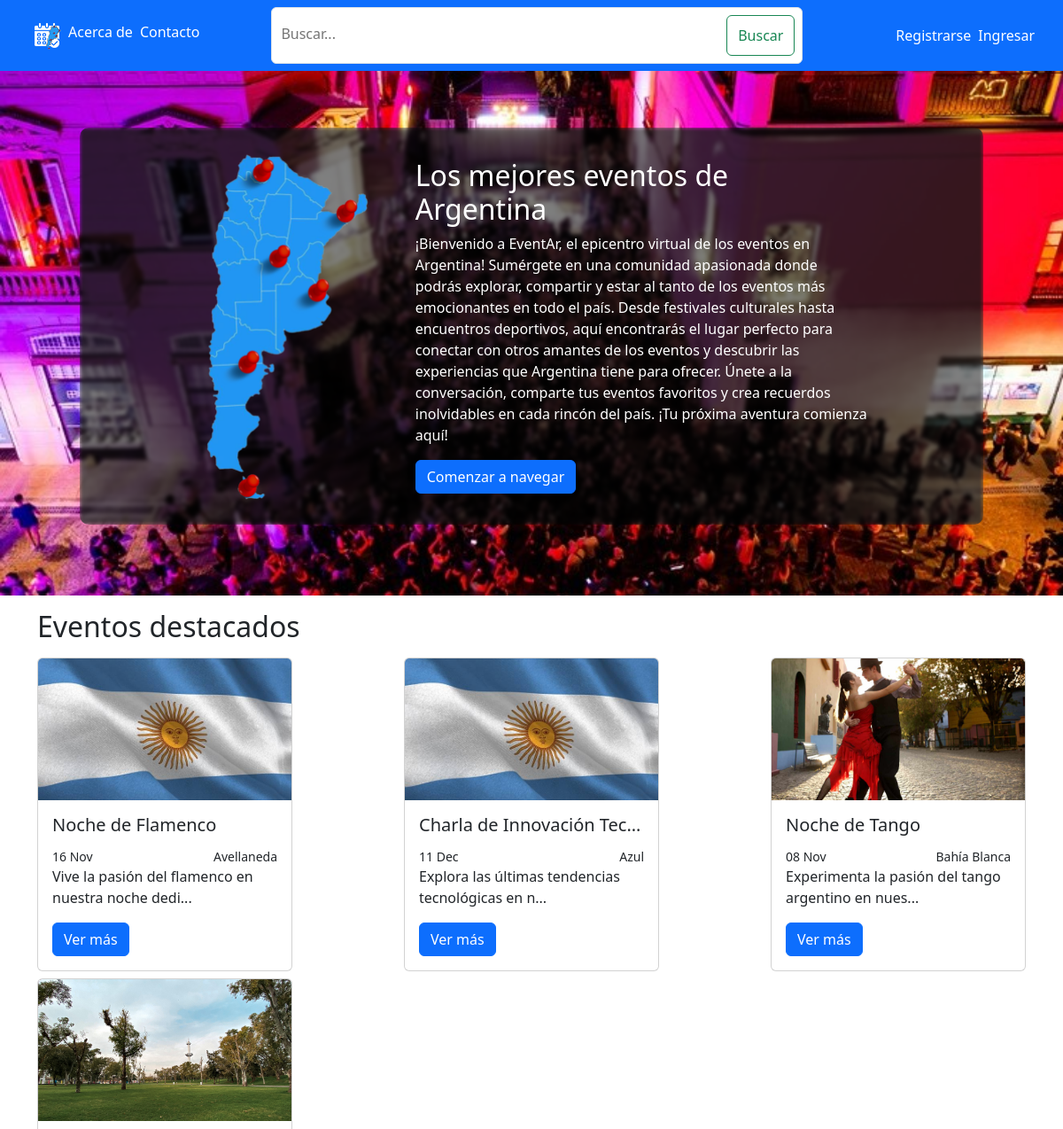
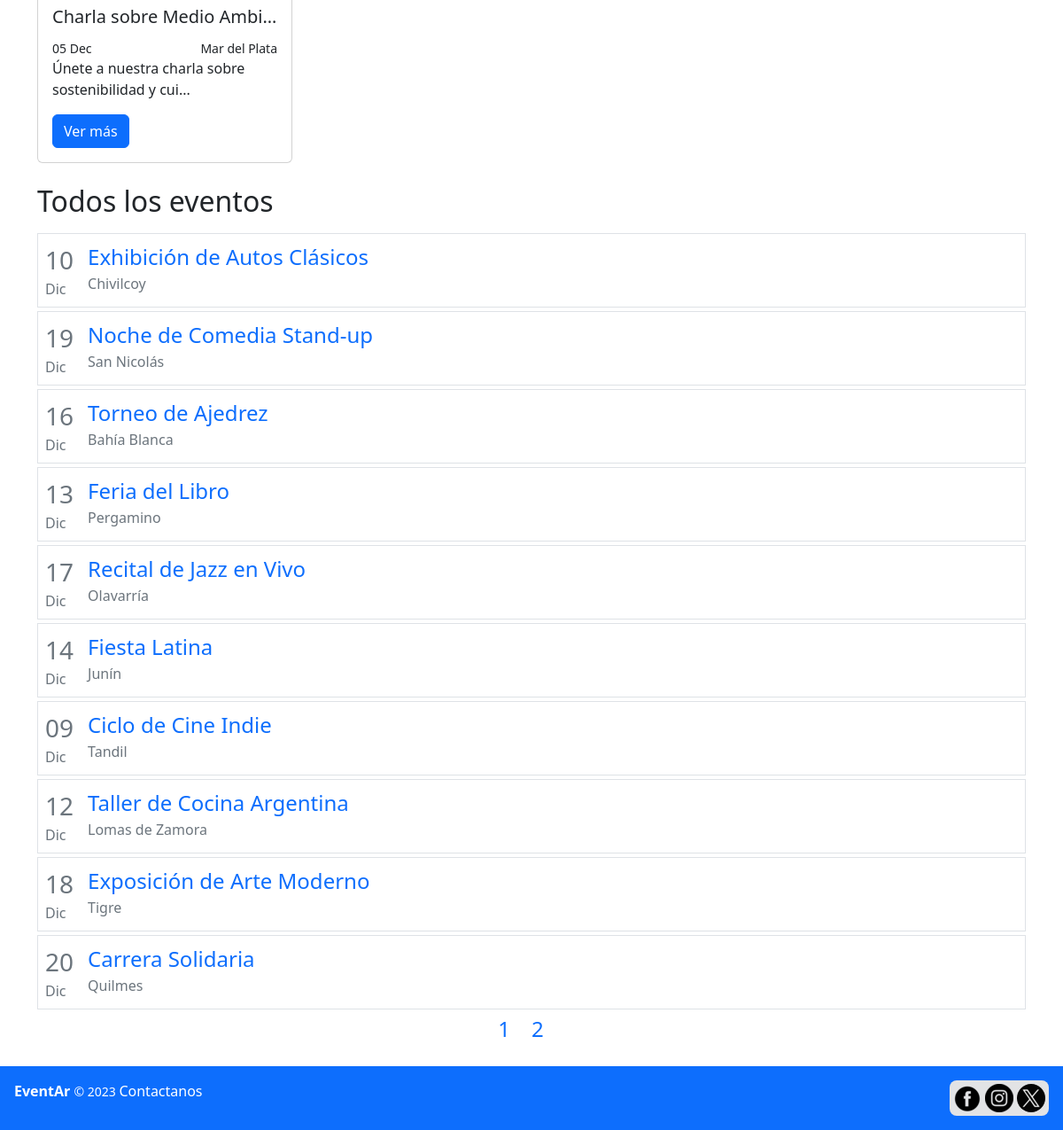
The app's page /public/home.php?page_number=1 with its own data (2 pictures, top to bottom).
### tables this page shows
CREATE TABLE IF NOT EXISTS `publicacion` (
  `id_publicacion` INT NOT NULL AUTO_INCREMENT,
  `title` VARCHAR(45) NOT NULL,
  `desc` TEXT NOT NULL,
  `img_path` VARCHAR(100) NULL,
  `fecha_post` DATETIME NOT NULL,
  `fecha_evento` DATE NOT NULL,
  `inicio` TIME NOT NULL,
  `fin` TIME NOT NULL,
  `id_user` INT NOT NULL,
  `id_localidad` INT NOT NULL,
  PRIMARY KEY (`id_publicacion`),
  CONSTRAINT `fk_publicacion_user1`
    FOREIGN KEY (`id_user`)
    REFERENCES `user` (`id_user`)
    ON DELETE NO ACTION
    ON UPDATE NO ACTION,
  CONSTRAINT `fk_publicacion_localidad1`
    FOREIGN KEY (`id_localidad`)
    REFERENCES `localidad` (`id_localidad`)
    ON DELETE NO ACTION
    ON UPDATE NO ACTION);

CREATE TABLE IF NOT EXISTS `localidad` (
  `id_localidad` INT NOT NULL AUTO_INCREMENT,
  `nombre` VARCHAR(45) NOT NULL,
  PRIMARY KEY (`id_localidad`));

### scripts/clases/publicacion.php (called while the page is built, shortened)
<?php
    require_once 'user.php';
    require_once 'localidad.php';
    class publicacion{
        private $id;
        private $img_path;
        function __construct($arr){
            $this->id = $arr['id_publicacion'];
            $this->title = $arr['title'];
            $this->desc = $arr['desc'];
            $this->id_localidad = $arr['id_localidad'];
            $this->fecha_evento = $arr['fecha_evento'];
            $this->img_path = $arr['img_path'];
            global $bd;
            $user_res = $bd-> query("SELECT * FROM user WHERE id_user = ".$arr['id_user']);
            $user_arr = $user_res -> fetch_assoc();
            $user = new user($user_arr);
            $this-> localidad = localidad::get_nombre($this->id_localidad);
        }
        public function get_id(){
            return $this->id;
        }
        public function get_img_path(){
            return $this->img_path;
        }
    }
?>

### scripts/clases/user.php (called while the page is built, shortened)
<?php
    require_once 'localidad.php';
    class user{
        function __construct($arr){
            $this->id_localidad = $arr['id_localidad'];
            $this-> localidad = localidad::get_nombre($this->id_localidad);
        }
    }
?>

### scripts/clases/localidad.php (called while the page is built, shortened)
<?php
    require_once '../scripts/bd_con.php';
    class localidad{
        public static function get_nombre($id){
            global $bd;
            $res = $bd->query("SELECT nombre from localidad WHERE id_localidad = $id");
            $res = $res->fetch_assoc();
            return $res["nombre"];
        }
    }
?>

### scripts/clases/uri.php (called while the page is built, shortened)
<?php
class uri
{
    private $file;
    public $uri;
    public $parameters;
    function __construct($uri)
    {
        $this->uri = $uri;
        $this->get = str_contains($uri, "?");
        if ($this->get) {
            $uri_arr = explode("?", $uri);
            $this->file = $uri_arr[0];
            $parameters = explode("&", $uri_arr[1]);
            foreach ($parameters as $par) {
                $split = explode("=", $par);
                $this->parameters[$split[0]] = $split[1];
            }
        }
    }
    public function updatePar($par, $val)
    {
        if (isset($this->parameters[$par])) {
            $new_uri =  $this->file . "?";
            $this->parameters[$par] = $val;
            $keys = array_keys($this->parameters);
            foreach ($keys as $k) {
                $par = $k . '=' . $this->parameters[$k];
                $new_uri = $new_uri . $par . "&";
            }
            $new_uri = substr($new_uri, 0, -1);
            $this->uri = $new_uri;
            return $this->uri;
        } else {
            $this->appendPar($par, $val);
            return $this->uri;
        }
    }
}

### public/home.php (the view, shortened to what this page needs)
<?php
require_once '../scripts/clases/user.php';
require_once '../scripts/clases/publicacion.php';
require_once '../scripts/clases/uri.php';
?>
<!DOCTYPE html>
<html lang="es">
<head>
    <link href="https://cdn.jsdelivr.net/npm/bootstrap@5.3.0/dist/css/bootstrap.min.css" rel="stylesheet">
    <link rel="stylesheet" href="../css/styles.css?v=<?php echo time(); ?>">
</head>
<body>
    <nav class="navbar navbar-expand-lg navbar-dark bg-primary justify-content-between" id='navbar'>
        <ul class='nav-desk'>
            <li><a href="home.php"><img src="./img/icon/icon-sm.png" alt="Ir al inicio"></a></li>
            <li><a href="acerca.php">Acerca de</a></li>
            <li><a href="contacto.php">Contacto</a></li>
        </ul>
        <form class="d-flex justify-content-between border rounded p-2 bg-white nav-desk" method='GET' action='home.php'>
            <input class="d-inline" type="search" name='search' placeholder="Buscar..." aria-label="Buscar" id='search-bar'>
            <button class="btn btn-outline-success my-sm-0 d-inline" type="submit">Buscar</button>
        </form>
        <?php
        if ($_SESSION["logged"]) {
            $id_user = $_SESSION["user"]->get_id();
            $username = $_SESSION["user"]->username;
            if ($_SESSION["user"]->get_img_path()) {
                $img_path = $_SESSION["user"]->get_img_path();
            } else {
                $img_path = '../public/img/icon/user.png';
            }
            echo "<div class='user-menu me-4 nav-desk'>
                    <div class='user-info' onclick='toggleMenu(event)' id='menu-div'>
                        <img src='$img_path' alt='User Avatar' id='user-avatar' class='avatar d-inline-block' >
                        <p id='my-account-text' class='my-account-text d-inline-block text-white fw-semibold ms-2'>$username</p>
                    </div>
                    <ul id='menu-list' class='me-4'>
                        <li><a class='btn btn-secondary w-100' href='cuenta.php?id_user=$id_user' role='button'>Perfil</a></li>
                        <li><a class='btn btn-secondary w-100' href='home.php?filter=mis_pubs#all_events' role='button'>Mis publicaciones</a></li>
                        <li><a class='btn btn-secondary w-100' href='modificar_cuenta.php' role='button'>Configuración</a></li>";
                        if($_SESSION['user']->get_mod()){
                            echo"
                                <li><a class='btn btn-warning w-100' href='user_list.php' role='button'>Listado de usuarios</a></li>";
                        }
                        echo"
                        <li><a class='btn btn-danger w-100' href='../scripts/validate.php?origin=logout' role='button'>Salir</a></li>
                    </ul>
                </div>";
        } else
        {
            echo "<ul class='nav-desk me-4'>";
            echo    "<li><a href='registro.php'>Registrarse</a></li>";
            echo    "<li><a href='login.php'>Ingresar</a></li>";
            echo "</ul>";
        }
        ?>
    </nav>
    <header id='header'>
        <div class='me-auto ms-auto pb-4 pt-4 justify-content-center align-items-center' id='header-comp'>
            <img src="./img/icon/icon-xl.png" class='me-2' alt="Mapa de Argentina" height='400'>
            <div id='header-text'>
                <h2>Los mejores eventos de Argentina</h2>
                <p>
                    ¡Bienvenido a EventAr, el epicentro virtual de los eventos en Argentina! Sumérgete en una comunidad apasionada donde podrás explorar, compartir y estar al tanto de los eventos más emocionantes en todo el país. Desde festivales culturales hasta encuentros deportivos, aquí encontrarás el lugar perfecto para conectar con otros amantes de los eventos y descubrir las experiencias que Argentina tiene para ofrecer. Únete a la conversación, comparte tus eventos favoritos y crea recuerdos inolvidables en cada rincón del país. ¡Tu próxima aventura comienza aquí!
                </p>
                <a href="#all_events" class='btn btn-primary'>Comenzar a navegar</a>
            </div>
        </div>
    </header>
    <section class='container-md me-auto ms-auto'>
        <h2 class='mb-2'>Eventos destacados</h2>
        <div class='d-flex justify-content-between mt-3 mb-3 flex-wrap'>
        <?php
            $last_pubs = $bd->query("SELECT * FROM publicacion ORDER BY fecha_post DESC LIMIT 4");
            $last_pubs = $last_pubs->fetch_all(MYSQLI_ASSOC);
            foreach($last_pubs as $pub){
                $pub_card = new publicacion($pub);
                if($pub_card->get_img_path() != null){
                    $img = $pub_card->get_img_path();
                }
                else{
                    $img = '../public/img/publicacion/bandera.jpg';
                }
                echo
                "<div class='card mb-2' style='max-width: 18rem;'>
                <a href='publicacion.php?id=".$pub_card->get_id()."'>
                    <img src='$img' class='card-img-top' alt='".$pub_card->title."'>
                </a>
                <div class='card-body'>
                    <h5 class='card-title'>".$pub_card->title."</h5>
                    <div class='d-flex justify-content-between'>
                        <small class='m-0'>". date_format(date_create($pub_card-> fecha_evento),"d M")." </small>
                        <small class='m-0'>".$pub_card->localidad ." </small>
                    </div>
                        <p class='card-text m-h-48px'>".substr($pub_card->desc,0,50); if(strlen($pub_card->desc)>50){echo "...";}
                        echo "</p>
                        <a href='publicacion.php?id=".$pub_card->get_id()."' class='btn btn-primary' >Ver más</a>
                    </div>
                </div>";
            }
            ?>
        </div>
        <h2 class='mb-3' id='all_events'>Todos los eventos</h2>
        <?php
        if (isset($_GET['page_number'])) {
            $page = $_GET["page_number"];
        } else {
            $page = 0;
        }
        if (isset($_GET['filter']) && isset($_GET['search'])) {
            if ($_GET['filter'] == 'mis_pubs') {
                $id_user = $_SESSION["user"]->get_id();
                $search_val = $_GET['search'];
                $query = "SELECT * FROM publicacion WHERE id_user = $id_user AND (publicacion.desc LIKE '%$search_val%' OR publicacion.title LIKE '%$search_val%') ORDER BY fecha_post DESC;";
            }
        } else if (isset($_GET['filter'])) {
            if ($_GET['filter'] == 'mis_pubs') {
                $id_user = $_SESSION["user"]->get_id();
                $query = "SELECT * FROM publicacion WHERE id_user = $id_user ORDER BY fecha_post DESC;";
            }
        } else if (isset($_GET['search'])) {
            $search_val = $_GET['search'];
            $query = "SELECT * FROM publicacion WHERE publicacion.desc LIKE '%$search_val%' OR publicacion.title LIKE '%$search_val%';";
        } else {
            $query = "SELECT * FROM publicacion ORDER BY fecha_post DESC;";
        }
        $res = $bd->query($query);
        if (!$res) {
            echo "<div class='w-100 p-2 mt-1 mb-1'>";
            echo "No hay publicaciones para mostrar";
            echo "</div>";
        } else {
            $pubs = $res->fetch_all(MYSQLI_ASSOC);
            $pages = count($pubs) / 10;
            $pages = ceil($pages);
            if (($page - 2) < 0) {
                $min_page = 0;
            } else {
                $min_page = $page - 2;
            }
            if (($page + 2) > $pages) {
                $max_page = $pages;
            } else {
                $max_page = $page + 2;
            }
            $pubs = array_slice($pubs, $page * 10, 10);
            foreach ($pubs as $pub) {
                $pub_obj = new publicacion($pub);
                $pub_id = $pub_obj->get_id();
                $fecha = date_create($pub_obj->fecha_evento);
                $dia = IntlDateFormatter::formatObject($fecha,"dd",'es');
                $mes = ucfirst(IntlDateFormatter::formatObject($fecha,"MMM",'es'));
                $lugar = $pub_obj->localidad;
                echo "<div class='border w-100 d-flex justify-content-between p-2 mt-1 mb-1'>";
                echo "<div class='me-3 text-secondary mt-0 mb-0'>
                    <p class='fs-3 m-0'>$dia</p>
                    <p class='m-0'>$mes</p>
                ";
                echo "</div>";
                echo "<div class='d-inline-block w-100'>";
                echo "<a href='publicacion.php?id=" . $pub_id . "' class='d-inline-block w-100 mt-auto mb-auto fs-4' >" . $pub_obj->title . "</a>";
                echo "
                      <p class='m-0 text-secondary'>
                      $lugar
                      </p>
                      </div>";
                echo "</div>";
            }
            echo "<p class='text-center fs-4 fw-semibold'>";
            $sv_uri = $_SERVER['REQUEST_URI'];
            for ($p = 0; $p < $pages; $p++) {
                $uri = new uri($sv_uri);
                $page_uri = $uri->updatePar('page_number', $p);
                if ($p == 0 || (($min_page <= $p) && ($max_page >= $p)) || ($p + 1) == $pages) {
                    echo "<a href='$page_uri#all_events' class='text-decoration-none me-4 d-inline-block' >";
                    echo ($p + 1) . "";
                    echo "</a>";
                }
            }
            echo "</p>";
        }
        ?>
    </section>
    <footer id='web-footer'>
        <p>
            <strong>
                EventAr
            </strong>
            <small>
            &#169 2023
            </small>
            <a href="contacto.php" class='text-white'>Contactanos</a>
        </p>
        <div class='bg-secondary-subtle rounded-3 p-1'>
            <a href="https:\\www.facebook.com\eventar" target="_blank"><img src="./img/icon/fb.png" alt="Visita nuestra página en Facebook" width="32" height="32"></a>
            <a href="https:\\www.instagram.com\eventar" target="_blank"><img src="./img/icon/ins.png" alt="Visita nuestra página en Instagram" width="32" height="32"></a>
            <a href="https:\\www.twitter.com\eventar" target="_blank"><img class='mega-rounded' src="./img/icon/x.png" alt="Visita nuestra página en X" width="32" height="32"></a>
        </div>
    </footer>
</body>
</html>

### css/styles.css (style rules this page uses)
html, body { min-height: 80vh; position:relative; }
#navbar { margin-bottom: 1rem; position: fixed; width: 100vw; z-index: 999; top:0; }
#navbar a { color:white; text-decoration: none; }
nav ul { list-style: none; display: flex; margin: 5px; }
#navbar li { margin-right: 8px; }
form label, form input { display: block; margin-bottom: 4px; width: 100%; }
.m-h-48px { min-height: 48px; }
#search-bar { border: none; outline: none; }
a { text-decoration: none; font-weight: 525; }
#navbar form { width: 20rem; height: 4rem; }
#header { background-image: url("../public/img/fondo.jpeg"); background-size: cover; background-repeat: none; background-position: center center; padding-top:10rem; padding-bottom:5rem; position: relative; top:-1rem; color: white; }
#header-comp { backdrop-filter: brightness(50%) saturate(25%) blur(2px); border-radius: 10px; width: 85%; display: flex; }
#header-text { width: 50%; margin-left:2rem; }
#web-footer { background-color: #0d6efd; display: flex; justify-content: space-between; padding: 1rem; color: white; position: absolute; bottom:-6rem; width: 100%; }
.card-img-top { height: 160px; object-fit: cover; }
.card-title { overflow:hidden; text-overflow: ellipsis; white-space: nowrap; padding-bottom:5px; }
.mega-rounded { border-radius: 999px; }
@media (min-width: 1200px) { #navbar form { width: 50%; } }

### records on screen
publicacion: title "Noche de Flamenco", fecha_evento "16 Nov", id_localidad.nombre "Avellaneda", desc "Vive la pasión del flamenco en nuestra noche dedi"
publicacion: title "Charla de Innovación Tec…", fecha_evento "11 Dec", id_localidad.nombre "Azul", desc "Explora las últimas tendencias tecnológicas en n"
publicacion: img_path (picture), title "Noche de Tango", fecha_evento "08 Nov", id_localidad.nombre "Bahía Blanca", desc "Experimenta la pasión del tango argentino en nues"
publicacion: img_path (picture), title "Charla sobre Medio Ambi…", fecha_evento "05 Dec", id_localidad.nombre "Mar del Plata", desc "Únete a nuestra charla sobre sostenibilidad y cui"
publicacion: fecha_evento "10", fecha_evento "Dic", title "Exhibición de Autos Clásicos", id_localidad.nombre "Chivilcoy"
publicacion: fecha_evento "19", fecha_evento "Dic", title "Noche de Comedia Stand-up", id_localidad.nombre "San Nicolás"
publicacion: fecha_evento "16", fecha_evento "Dic", title "Torneo de Ajedrez", id_localidad.nombre "Bahía Blanca"
publicacion: fecha_evento "13", fecha_evento "Dic", title "Feria del Libro", id_localidad.nombre "Pergamino"
publicacion: fecha_evento "17", fecha_evento "Dic", title "Recital de Jazz en Vivo", id_localidad.nombre "Olavarría"
publicacion: fecha_evento "14", fecha_evento "Dic", title "Fiesta Latina", id_localidad.nombre "Junín"
publicacion: fecha_evento "09", fecha_evento "Dic", title "Ciclo de Cine Indie", id_localidad.nombre "Tandil"
publicacion: fecha_evento "12", fecha_evento "Dic", title "Taller de Cocina Argentina", id_localidad.nombre "Lomas de Zamora"
publicacion: fecha_evento "18", fecha_evento "Dic", title "Exposición de Arte Moderno", id_localidad.nombre "Tigre"
publicacion: fecha_evento "20", fecha_evento "Dic", title "Carrera Solidaria", id_localidad.nombre "Quilmes"
